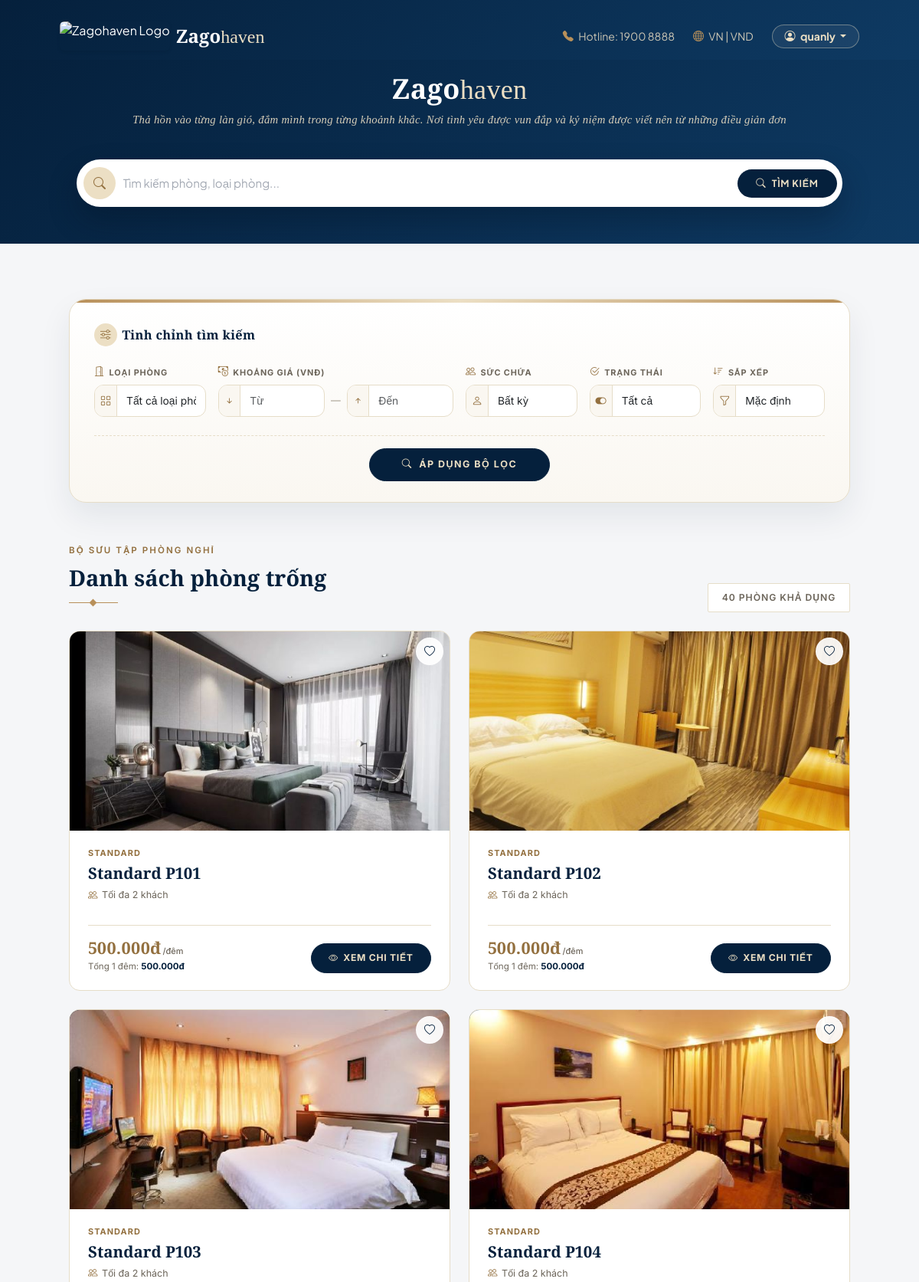
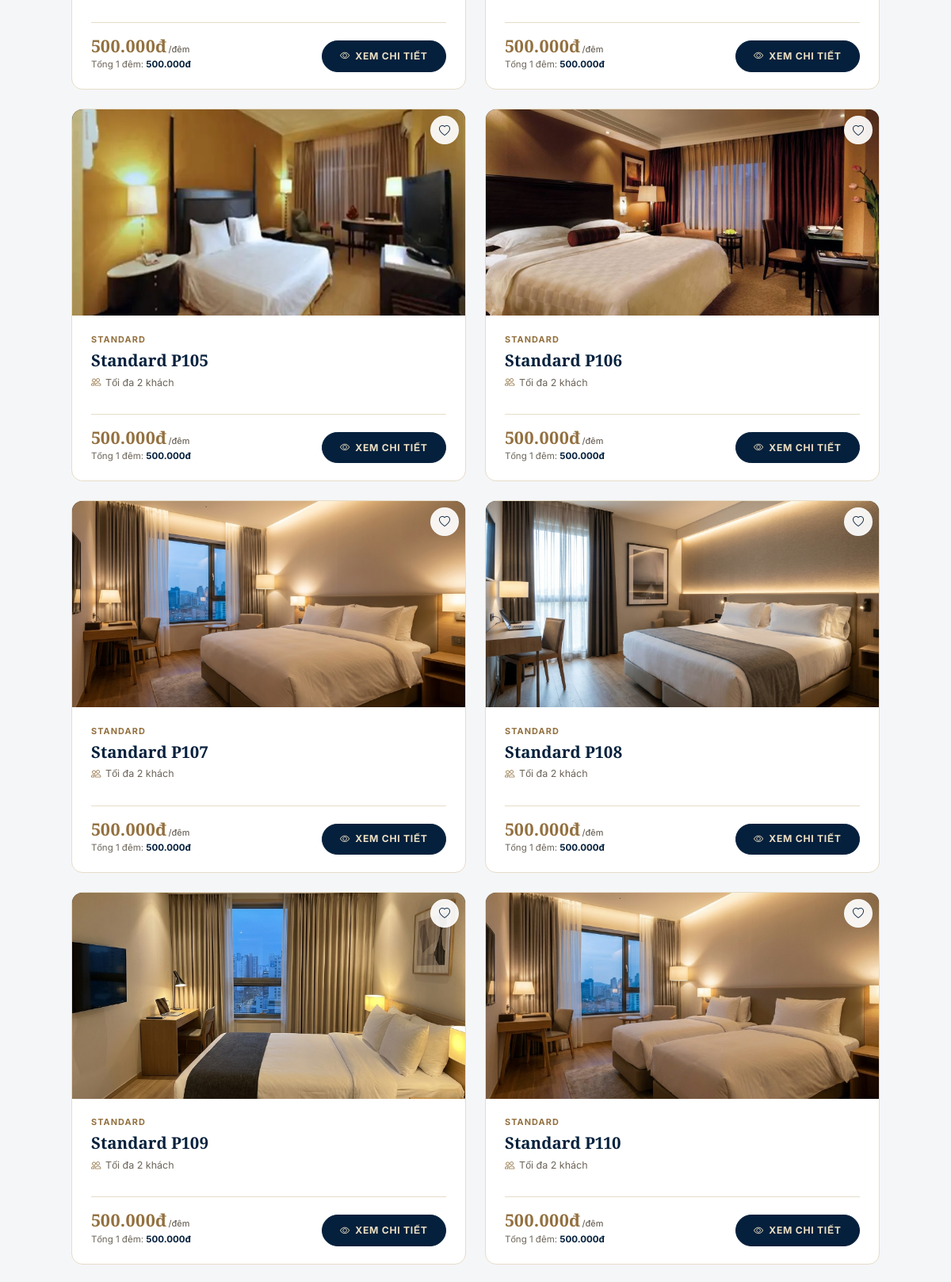
The app's page / (signed in, upper part) with its own data (2 pictures, top to bottom).
### booking/models.py (models this page shows, shortened)
class Room(models.Model):
    HOUSEKEEPING_STATUS = (
        ('CLEAN', 'Sạch sẽ - Sẵn sàng đón khách'),
        ('DIRTY', 'Chưa dọn - Khách vừa check-out'),
        ('MAINTENANCE', 'Đang bảo trì/Sửa chữa'),
    )
    category = models.ForeignKey(RoomCategory, on_delete=models.CASCADE, verbose_name="Thuộc loại phòng")
    room_number = models.CharField(max_length=10, unique=True, verbose_name="Số phòng")
    is_available = models.BooleanField(default=True, verbose_name="Còn trống")
    housekeeping_status = models.CharField(max_length=20, choices=HOUSEKEEPING_STATUS, default='CLEAN', verbose_name="Tình trạng dọn dẹp")
    description = models.TextField(default="Phòng sang trọng với đầy đủ tiện nghi.", verbose_name="Mô tả thêm")
    image = models.ImageField(upload_to='rooms/', null=True, blank=True, verbose_name="Ảnh đại diện")
    class Meta:
        verbose_name = "Phòng"
        verbose_name_plural = "Danh sách phòng"

class RoomCategory(models.Model):
    name = models.CharField(max_length=50)
    price_per_night = models.DecimalField(max_digits=10, decimal_places=2)
    capacity = models.IntegerField(default=2)
    def get_current_season_alert(self):
        today = timezone.now().date()
        active_seasons = SeasonalPricing.objects.filter(
            start_date__lte=today,
            end_date__gte=today
        )
        is_weekend = today.weekday() in [4, 5, 6]
        if not is_weekend:
            active_seasons = active_seasons.filter(is_weekend_only=False)
        active_season = active_seasons.first()
        return None
    class Meta:
        verbose_name = "Loại phòng"
        verbose_name_plural = "Các loại phòng"

### booking/views.py (the view)
# urls.py: path('', booking_views.room_list, name='room_list'),
def room_list(request):
    auto_cancel_overdue_bookings()
    rooms = Room.objects.select_related('category').all()
    query = request.GET.get('q', '').strip()
    category_id = request.GET.get('category', '').strip()
    min_price = request.GET.get('min_price', '').strip()
    max_price = request.GET.get('max_price', '').strip()
    min_capacity = request.GET.get('capacity', '').strip()
    availability = request.GET.get('availability', '').strip()
    sort = request.GET.get('sort', '').strip()
    if query:
        rooms = rooms.filter(
            Q(room_number__icontains=query) |
            Q(description__icontains=query) |
            Q(category__name__icontains=query)
        )
    if category_id.isdigit():
        rooms = rooms.filter(category_id=int(category_id))
    if min_price:
        try:
            rooms = rooms.filter(category__price_per_night__gte=float(min_price))
        except ValueError:
            min_price = ''
    if max_price:
        try:
            rooms = rooms.filter(category__price_per_night__lte=float(max_price))
        except ValueError:
            max_price = ''
    if min_capacity.isdigit():
        rooms = rooms.filter(category__capacity__gte=int(min_capacity))
    if availability == 'available':
        rooms = rooms.filter(is_available=True)
    elif availability == 'unavailable':
        rooms = rooms.filter(is_available=False)
    if sort == 'price_asc':
        rooms = rooms.order_by('category__price_per_night', 'room_number')
    elif sort == 'price_desc':
        rooms = rooms.order_by('-category__price_per_night', 'room_number')
    else:
        rooms = rooms.order_by('room_number')
    has_active_filters = any([
        query, category_id, min_price, max_price, min_capacity, availability, sort
    ])
    return render(request, 'booking/room_list.html', {
        'rooms': rooms,
        'query': query,
        'categories': RoomCategory.objects.all(),
        'filters': {
            'category': category_id,
            'min_price': min_price,
            'max_price': max_price,
            'capacity': min_capacity,
            'availability': availability,
            'sort': sort,
        },
        'has_active_filters': has_active_filters,
        'favorite_room_ids': _get_favorite_room_ids(request.user),
    })

### booking/templates/booking/room_list.html (shortened to what this page needs)
{% extends 'base.html' %}
{% block content %}
<div class="container my-5 lux-room-list">
    <div class="lux-filter-bar mb-5">
        <form method="GET" action="{% url 'room_list' %}">
            <div class="d-flex align-items-center justify-content-between flex-wrap gap-2 mb-4">
                <h6 class="lux-serif mb-0"><i class="bi bi-sliders"></i>Tinh chỉnh tìm kiếm</h6>
            </div>
            <div class="row g-3 align-items-end">
                <div class="col-6 col-md-4 col-lg-2">
                    <label class="form-label" for="filter-category"><i class="bi bi-door-open"></i>Loại phòng</label>
                    <div class="lux-input-group">
                        <span class="lux-input-icon"><i class="bi bi-grid"></i></span>
                        <select name="category" id="filter-category" class="form-select">
                            <option value="">Tất cả loại phòng</option>
                        </select>
                    </div>
                </div>
                <div class="col-12 col-md-8 col-lg-4">
                    <label class="form-label"><i class="bi bi-cash-coin"></i>Khoảng giá (VNĐ)</label>
                    <div class="lux-price-range">
                        <div class="lux-input-group">
                            <span class="lux-input-icon"><i class="bi bi-arrow-down-short"></i></span>
                            <input type="number" name="min_price" id="filter-min-price" class="form-control" placeholder="Từ" min="0" step="1000" value="{{ filters.min_price }}">
                        </div>
                        <span class="lux-sep">—</span>
                        <div class="lux-input-group">
                            <span class="lux-input-icon"><i class="bi bi-arrow-up-short"></i></span>
                            <input type="number" name="max_price" id="filter-max-price" class="form-control" placeholder="Đến" min="0" step="1000" value="{{ filters.max_price }}">
                        </div>
                    </div>
                </div>
                <div class="col-6 col-md-4 col-lg-2">
                    <label class="form-label" for="filter-capacity"><i class="bi bi-people"></i>Sức chứa</label>
                    <div class="lux-input-group">
                        <span class="lux-input-icon"><i class="bi bi-person"></i></span>
                        <select name="capacity" id="filter-capacity" class="form-select">
                            <option value="">Bất kỳ</option>
                        </select>
                    </div>
                </div>
                <div class="col-6 col-md-4 col-lg-2">
                    <label class="form-label" for="filter-availability"><i class="bi bi-check2-circle"></i>Trạng thái</label>
                    <div class="lux-input-group">
                        <span class="lux-input-icon"><i class="bi bi-toggle-on"></i></span>
                        <select name="availability" id="filter-availability" class="form-select">
                            <option value="">Tất cả</option>
                        </select>
                    </div>
                </div>
                <div class="col-6 col-md-4 col-lg-2">
                    <label class="form-label" for="filter-sort"><i class="bi bi-sort-down"></i>Sắp xếp</label>
                    <div class="lux-input-group">
                        <span class="lux-input-icon"><i class="bi bi-funnel"></i></span>
                        <select name="sort" id="filter-sort" class="form-select">
                            <option value="">Mặc định</option>
                        </select>
                    </div>
                </div>
            </div>
            <div class="text-center mt-4 pt-3 lux-filter-submit-row">
                <button type="submit" class="btn btn-lux-apply">
                    <i class="bi bi-search me-1"></i> Áp dụng bộ lọc
                </button>
            </div>
        </form>
    </div>
    <div class="d-flex justify-content-between align-items-end mb-4 flex-wrap gap-3">
        <div>
            <span class="lux-eyebrow">Bộ sưu tập phòng nghỉ</span>
            <h2 class="lux-title">
                {% if has_active_filters %}
                    Kết quả lọc phòng
                {% else %}
                    Danh sách phòng trống
                {% endif %}
            </h2>
            <div class="lux-divider"></div>
        </div>
        <span class="lux-count">{{ rooms.count }} phòng{% if has_active_filters %} phù hợp{% else %} khả dụng{% endif %}</span>
    </div>
    <div class="row g-4">
        {% for room in rooms %}
        <div class="col-md-6">
            <div class="lux-h-card h-100">
                <div class="position-relative lux-h-media{% if not room.is_available %} is-sold{% endif %}">
                    {% if room.image %}
                        <img src="{{ room.image.url }}" alt="Phòng {{ room.room_number }}">
                    {% else %}
                        <div class="bg-secondary text-white d-flex align-items-center justify-content-center h-100">
                            <i class="bi bi-image fs-1 opacity-50"></i>
                        </div>
                    {% endif %}
                    <div class="position-absolute top-0 end-0 m-2">
                        {% if room.id in favorite_room_ids %}
                            {% include 'booking/includes/favorite_button.html' with room=room is_favorite=True %}
                        {% else %}
                            {% include 'booking/includes/favorite_button.html' with room=room is_favorite=False %}
                        {% endif %}
                    </div>
                </div>
                <div class="lux-h-body">
                    <div class="lux-h-top">
                        <span class="lux-h-badge">{{ room.category.name }}</span>
                    </div>
                    <h4 class="lux-h-title">{{ room.category.name|default:"Phòng" }} {{ room.room_number }}</h4>
                    <div class="lux-h-meta">
                        <span><i class="bi bi-people"></i> Tối đa {{ room.category.capacity }} khách</span>
                    </div>
                    <div class="lux-h-footer">
                        <div class="lux-h-price-block">
                            <span class="lux-h-price">{{ room.category.price_per_night|floatformat:"0g" }}đ<small>/đêm</small></span>
                            <span class="lux-h-total">Tổng 1 đêm: <strong>{{ room.category.price_per_night|floatformat:"0g" }}đ</strong></span>
                        </div>
                        <div class="lux-h-actions">
                            {% if room.is_available %}
                                <a href="{% url 'room_detail' room.id %}" class="btn-lux-outline"><i class="bi bi-eye"></i> Xem chi tiết</a>
                            {% else %}
                                <button class="btn-lux-sold" disabled>Đã hết phòng</button>
                            {% endif %}
                        </div>
                    </div>
                </div>
            </div>
        </div>
        {% endfor %}
    </div>
</div>
{% endblock %}

### booking/templates/base.html (shortened to what this page needs)
{% load static %}<!DOCTYPE html>
<html lang="vi">
<head>
    <link href="https://cdn.jsdelivr.net/npm/bootstrap@5.3.0/dist/css/bootstrap.min.css" rel="stylesheet">
    <link rel="stylesheet" href="https://cdn.jsdelivr.net/npm/bootstrap-icons@1.10.0/font/bootstrap-icons.css">
</head>
<body class="d-flex flex-column min-vh-100">
    <nav class="nav-blue shadow-sm" style="padding-top: 1.75rem; padding-bottom: 0.75rem;">
        <div class="container px-4 px-md-5 d-flex justify-content-between align-items-center">
            <a class="navbar-brand d-flex align-items-center text-white text-decoration-none" href="{% url 'room_list' %}">
                <img src="{% static 'images/Logo.png' %}" alt="Zagohaven Logo" style="height: 38px; width: auto; object-fit: contain; border-radius: 6px;" class="me-2 shadow-sm">
                <span class="brand-mark fw-bold fs-4" style="letter-spacing: 0;">
                    Zago<span class="brand-accent">haven</span>
                </span>
            </a>
            <div class="text-white small d-flex align-items-center">
                <span class="nav-meta-item me-4 d-none d-md-inline"><i class="bi bi-telephone-fill me-1"></i> Hotline: 1900 8888</span>
                <span class="nav-meta-item me-4 d-none d-md-inline" style="cursor: pointer;"><i class="bi bi-globe me-1"></i> VN | VND</span>
                {% if user.is_authenticated %}
                    <div class="dropdown d-inline-block">
                        <button class="btn btn-lux-user btn-sm dropdown-toggle px-3 rounded-pill" type="button" id="userMenu" data-bs-toggle="dropdown" aria-expanded="false">
                            <i class="bi bi-person-circle me-1"></i> {{ user.username }}
                        </button>
                    </div>
                {% else %}
                    <a href="{% url 'login' %}" class="btn btn-lux-nav btn-sm px-4 rounded-pill shadow-sm">Đăng nhập</a>
                {% endif %}
            </div>
        </div>
    </nav>
    {% if request.resolver_match.url_name == 'room_list' or request.path == '/' %}
    <div class="nav-blue pb-4" style="padding-top: 1rem;">
        <div class="container px-4 px-md-5 nav-search-wrap">
            <div class="nav-search-heading">
                <h4 class="nav-hotel-name">Zago<span class="brand-accent">haven</span></h4>
                <p class="nav-hotel-slogan">Thả hồn vào từng làn gió, đắm mình trong từng khoảnh khắc. Nơi tình yêu được vun đắp và kỷ niệm được viết nên từ những điều giản đơn</p>
            </div><br>
            <form action="{% url 'room_list' %}" method="GET" class="nav-search-form">
                <div class="nav-search-box">
                    <span class="nav-search-icon"><i class="bi bi-search"></i></span>
                    <input type="search"
                           name="q"
                           class="nav-search-input"
                           placeholder="Tìm kiếm phòng, loại phòng..."
                           value="{{ request.GET.q|default:'' }}"
                           aria-label="Tìm kiếm phòng">
                    <button type="submit" class="nav-search-submit" aria-label="Tìm kiếm">
                        <i class="bi bi-search"></i><span>Tìm kiếm</span>
                    </button>
                </div>
            </form>
        </div>
    </div>
    {% endif %}
    <main class="flex-grow-1 container px-4 px-md-5 mt-4 mb-5">
        {% block content %}{% endblock %}
    </main>
</body>
</html>

### booking/templates/booking/includes/favorite_button.html (shortened to what this page needs)
{% if user.is_authenticated %}
<form method="POST" action="{% url 'toggle_favorite' room.id %}" class="d-inline favorite-form">
    <button type="submit"
            class="btn btn-sm favorite-btn {{ btn_class|default:'' }}"
            title="{% if is_favorite %}Bỏ yêu thích{% else %}Thêm vào yêu thích{% endif %}"
            aria-label="{% if is_favorite %}Bỏ yêu thích{% else %}Thêm vào yêu thích{% endif %}">
        <i class="bi {% if is_favorite %}bi-heart-fill text-danger{% else %}bi-heart{% endif %}"></i>
    </button>
</form>
{% endif %}

### records on screen
Room: image (picture), category.name "STANDARD", category.name "Standard", room_number "P101", category.capacity "2", category.price_per_night "500.000", is_available True (drawn)
Room: image (picture), category.name "STANDARD", category.name "Standard", room_number "P102", category.capacity "2", category.price_per_night "500.000", is_available True (drawn)
Room: image (picture), category.name "STANDARD", category.name "Standard", room_number "P103", category.capacity "2", category.price_per_night "500.000", is_available True (drawn)
Room: image (picture), category.name "STANDARD", category.name "Standard", room_number "P104", category.capacity "2", category.price_per_night "500.000", is_available True (drawn)
Room: image (picture), category.name "STANDARD", category.name "Standard", room_number "P105", category.capacity "2", category.price_per_night "500.000", is_available True (drawn)
Room: image (picture), category.name "STANDARD", category.name "Standard", room_number "P106", category.capacity "2", category.price_per_night "500.000", is_available True (drawn)
Room: image (picture), category.name "STANDARD", category.name "Standard", room_number "P107", category.capacity "2", category.price_per_night "500.000", is_available True (drawn)
Room: image (picture), category.name "STANDARD", category.name "Standard", room_number "P108", category.capacity "2", category.price_per_night "500.000", is_available True (drawn)
Room: image (picture), category.name "STANDARD", category.name "Standard", room_number "P109", category.capacity "2", category.price_per_night "500.000", is_available True (drawn)
Room: image (picture), category.name "STANDARD", category.name "Standard", room_number "P110", category.capacity "2", category.price_per_night "500.000", is_available True (drawn)

### other values on screen
{{ user.username }} "quanly"
{{ rooms.count }} "40"
